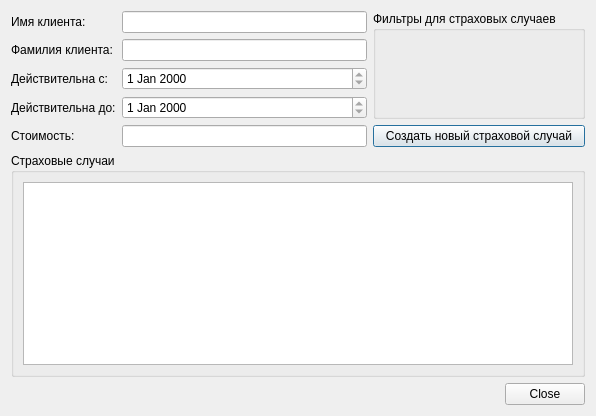
<?xml version="1.0" encoding="UTF-8"?>
<ui version="4.0">
 <class>InsuranceDealView</class>
 <widget class="QDialog" name="InsuranceDealView">
  <property name="geometry">
   <rect>
    <x>0</x>
    <y>0</y>
    <width>596</width>
    <height>416</height>
   </rect>
  </property>
  <property name="windowTitle">
   <string>Просмотр страховой сделки</string>
  </property>
  <layout class="QGridLayout" name="gridLayout">
   <item row="1" column="1">
    <widget class="QPushButton" name="pushButton">
     <property name="text">
      <string>Создать новый страховой случай</string>
     </property>
    </widget>
   </item>
   <item row="2" column="0" colspan="2">
    <widget class="QGroupBox" name="groupBox">
     <property name="title">
      <string>Страховые случаи</string>
     </property>
     <layout class="QGridLayout" name="gridLayout_2">
      <item row="0" column="0">
       <widget class="QTableView" name="tableView"/>
      </item>
     </layout>
    </widget>
   </item>
   <item row="0" column="1">
    <widget class="QGroupBox" name="groupBox_2">
     <property name="title">
      <string>Фильтры для страховых случаев</string>
     </property>
    </widget>
   </item>
   <item row="3" column="0" colspan="2">
    <widget class="QDialogButtonBox" name="buttonBox">
     <property name="orientation">
      <enum>Qt::Horizontal</enum>
     </property>
     <property name="standardButtons">
      <set>QDialogButtonBox::Close</set>
     </property>
    </widget>
   </item>
   <item row="0" column="0" rowspan="2">
    <layout class="QFormLayout" name="formLayout">
     <item row="0" column="0">
      <widget class="QLabel" name="label">
       <property name="text">
        <string>Имя клиента:</string>
       </property>
      </widget>
     </item>
     <item row="0" column="1">
      <widget class="QLineEdit" name="firstNameView">
       <property name="readOnly">
        <bool>true</bool>
       </property>
      </widget>
     </item>
     <item row="1" column="1">
      <widget class="QLineEdit" name="lastNameView">
       <property name="readOnly">
        <bool>true</bool>
       </property>
      </widget>
     </item>
     <item row="1" column="0">
      <widget class="QLabel" name="label_2">
       <property name="text">
        <string>Фамилия клиента:</string>
       </property>
      </widget>
     </item>
     <item row="2" column="0">
      <widget class="QLabel" name="label_3">
       <property name="text">
        <string>Действительна с:</string>
       </property>
      </widget>
     </item>
     <item row="2" column="1">
      <widget class="QDateEdit" name="createdAtView">
       <property name="readOnly">
        <bool>true</bool>
       </property>
       <property name="calendarPopup">
        <bool>false</bool>
       </property>
      </widget>
     </item>
     <item row="3" column="0">
      <widget class="QLabel" name="label_4">
       <property name="text">
        <string>Действительна до:</string>
       </property>
      </widget>
     </item>
     <item row="4" column="1">
      <widget class="QLineEdit" name="costView">
       <property name="readOnly">
        <bool>true</bool>
       </property>
      </widget>
     </item>
     <item row="4" column="0">
      <widget class="QLabel" name="label_5">
       <property name="text">
        <string>Стоимость:</string>
       </property>
      </widget>
     </item>
     <item row="3" column="1">
      <widget class="QDateEdit" name="validToView">
       <property name="readOnly">
        <bool>true</bool>
       </property>
      </widget>
     </item>
    </layout>
   </item>
  </layout>
 </widget>
 <resources/>
 <connections>
  <connection>
   <sender>buttonBox</sender>
   <signal>rejected()</signal>
   <receiver>InsuranceDealView</receiver>
   <slot>reject()</slot>
   <hints>
    <hint type="sourcelabel">
     <x>429</x>
     <y>393</y>
    </hint>
    <hint type="destinationlabel">
     <x>622</x>
     <y>308</y>
    </hint>
   </hints>
  </connection>
 </connections>
</ui>
